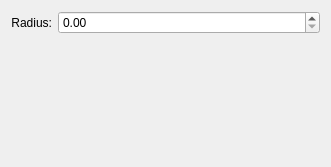
<?xml version="1.0" encoding="UTF-8"?>
<ui version="4.0">
 <author>
    SPDX-FileCopyrightText: none
    SPDX-License-Identifier: GPL-3.0-or-later
  </author>
 <class>WdgGaussianHighPass</class>
 <widget class="QWidget" name="WdgGaussianHighPass">
  <property name="geometry">
   <rect>
    <x>0</x>
    <y>0</y>
    <width>331</width>
    <height>167</height>
   </rect>
  </property>
  <property name="sizePolicy">
   <sizepolicy hsizetype="Expanding" vsizetype="Preferred">
    <horstretch>0</horstretch>
    <verstretch>0</verstretch>
   </sizepolicy>
  </property>
  <layout class="QFormLayout" name="formLayout">
   <item row="0" column="0">
    <widget class="QLabel" name="textLabel1">
     <property name="sizePolicy">
      <sizepolicy hsizetype="MinimumExpanding" vsizetype="Preferred">
       <horstretch>0</horstretch>
       <verstretch>0</verstretch>
      </sizepolicy>
     </property>
     <property name="text">
      <string>Radius:</string>
     </property>
     <property name="alignment">
      <set>Qt::AlignRight|Qt::AlignTrailing|Qt::AlignVCenter</set>
     </property>
     <property name="wordWrap">
      <bool>false</bool>
     </property>
    </widget>
   </item>
   <item row="1" column="0">
    <spacer>
     <property name="orientation">
      <enum>Qt::Vertical</enum>
     </property>
     <property name="sizeType">
      <enum>QSizePolicy::Expanding</enum>
     </property>
     <property name="sizeHint" stdset="0">
      <size>
       <width>20</width>
       <height>21</height>
      </size>
     </property>
    </spacer>
   </item>
   <item row="0" column="1">
    <widget class="KisDoubleSliderSpinBox" name="doubleblurAmount" native="true">
     <property name="sizePolicy">
      <sizepolicy hsizetype="Expanding" vsizetype="Preferred">
       <horstretch>0</horstretch>
       <verstretch>0</verstretch>
      </sizepolicy>
     </property>
    </widget>
   </item>
  </layout>
 </widget>
 <customwidgets>
  <customwidget>
   <class>KisDoubleSliderSpinBox</class>
   <extends>QDoubleSpinBox</extends>
   <header>kis_slider_spin_box.h</header>
   <container>1</container>
  </customwidget>
 </customwidgets>
 <resources/>
 <connections/>
</ui>
